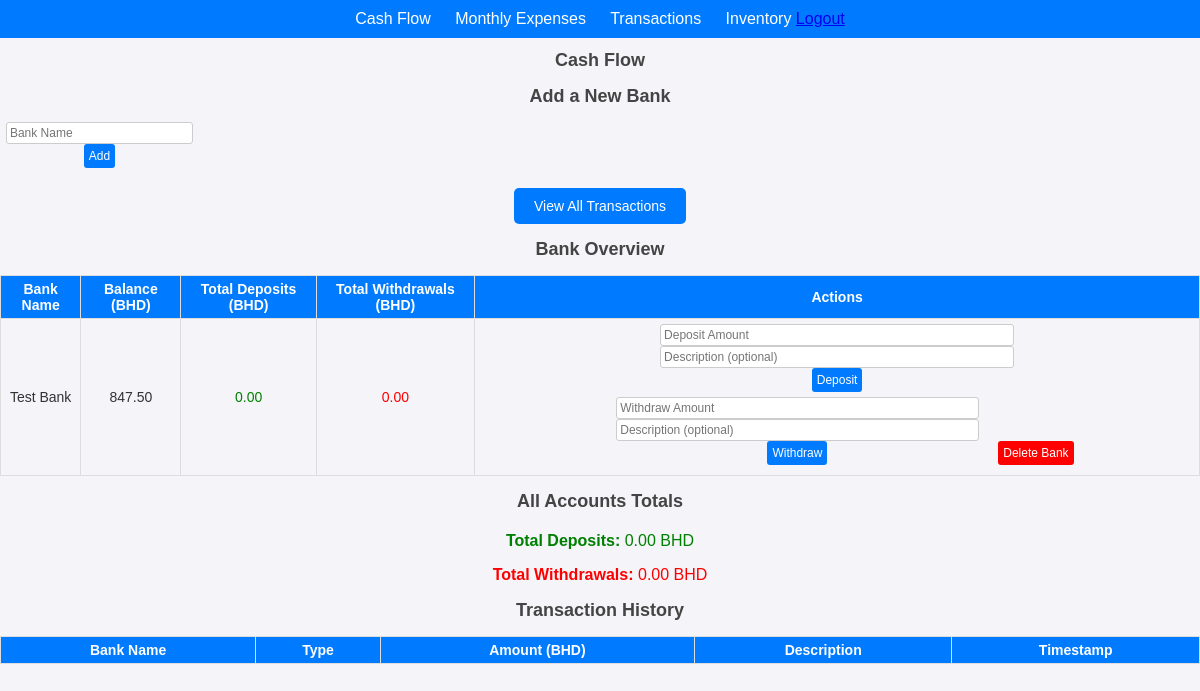
/cash_flow (signed in), run on the app's committed database.
### app.py (models this page shows)
class Bank(db.Model):
    id = db.Column(db.Integer, primary_key=True)
    name = db.Column(db.String(100), unique=True, nullable=False)
    balance = db.Column(db.Float, nullable=False, default=0.0)
    user_id = db.Column(db.Integer, db.ForeignKey('user.id'), nullable=False)
    transactions = db.relationship(
        "Transaction",
        backref="bank",
        cascade="all, delete-orphan",  # Enable cascade delete
        lazy=True
    )

### app.py (the view, shortened to what this page needs)
@app.route("/cash_flow", methods=["GET", "POST"])
def cash_flow():
    user_id = session.get("user_id")
    if not user_id:
        flash("You must be logged in to perform this action.", "error")
        return redirect(url_for("login"))
    banks = Bank.query.filter_by(user_id=user_id).all()
    transactions = Transaction.query.filter_by(user_id=user_id).order_by(
        Transaction.timestamp.desc()).all()
    transactions_with_bank_name = [
        {
            "bank_name": transaction.bank.name,
            "type": transaction.type,
            "amount": transaction.amount,
            "description": transaction.description,
            "timestamp": transaction.timestamp
        }
        for transaction in transactions
    ]
    bank_totals = {}
    total_deposits = sum(t.amount for t in transactions if t.type == "deposit")
    total_withdrawals = sum(
        t.amount for t in transactions if t.type == "withdraw")
    return render_template(
        "cash_flow.html",
        banks=banks,
        transactions=transactions_with_bank_name,
        total_deposits=total_deposits,
        total_withdrawals=total_withdrawals,
        bank_totals=bank_totals
    )

### app.py (called while the page is built)
@app.before_request
def require_login():
    allowed_routes = ["login", "signup",
                      "logout", "init_db", "set_default_bank"]
    if "user" not in session and request.endpoint not in allowed_routes:
        return redirect(url_for("login"))

### templates/cash_flow.html (shortened to what this page needs)
<!DOCTYPE html>
<html lang="en">
<head>
</head>
<body>
    <nav style="background-color: #007BFF; padding: 10px; text-align: center;">
        <a href="{{ url_for('cash_flow') }}" style="color: white; text-decoration: none; margin-right: 20px;">Cash
            Flow</a>
        <a href="{{ url_for('monthly_expenses') }}"
            style="color: white; text-decoration: none; margin-right: 20px;">Monthly Expenses</a>
        <a href="{{ url_for('transactions') }}"
            style="color: white; text-decoration: none; margin-right: 20px;">Transactions</a>
        <a href="{{ url_for('inventory_page') }}" style="color: white; text-decoration: none;">Inventory</a>
        <a href="{{ url_for('logout') }}" class="btn btn-danger">Logout</a>
    </nav>
    <h1>Cash Flow</h1>
    <h2>Add a New Bank</h2>
    <form method="POST" style="text-align: center;">
        <input type="text" name="new_bank_name" placeholder="Bank Name" required>
        <button type="submit">Add</button>
    </form>
    <div style="text-align: center; margin-top: 20px;">
        <a href="{{ url_for('transactions') }}">
            <button
                style="background-color: #007BFF; color: white; border: none; padding: 10px 20px; border-radius: 5px; cursor: pointer; font-size: 14px;">
                View All Transactions
            </button>
        </a>
    </div>
    <h2>Bank Overview</h2>
    <table>
        <thead>
            <tr>
                <th>Bank Name</th>
                <th>Balance (BHD)</th>
                <th>Total Deposits (BHD)</th>
                <th>Total Withdrawals (BHD)</th>
                <th>Actions</th>
            </tr>
        </thead>
        <tbody>
            {% for bank in banks %}
            <tr>
                <td>{{ bank.name }}</td>
                <td>{{ "%.2f" | format(bank.balance) }}</td>
                <td style="color: green;">{{ "%.2f" | format(bank_totals[bank.name].deposits) if bank.name in
                    bank_totals else "0.00" }}</td>
                <td style="color: red;">{{ "%.2f" | format(bank_totals[bank.name].withdrawals) if bank.name in
                    bank_totals else "0.00" }}</td>
                <td>
                    <form method="POST" style="margin-bottom: 5px;">
                        <input type="number" name="amount" placeholder="Deposit Amount" step="0.01" required>
                        <input type="text" name="description" placeholder="Description (optional)">
                        <button type="submit">Deposit</button>
                    </form>
                    <form method="POST" style="margin-bottom: 5px;">
                        <input type="number" name="amount" placeholder="Withdraw Amount" step="0.01" required>
                        <input type="text" name="description" placeholder="Description (optional)">
                        <button type="submit">Withdraw</button>
                    </form>
                    <form method="POST" style="margin-bottom: 5px;">
                        <button type="submit" style="background-color: red;">Delete Bank</button>
                    </form>
                </td>
            </tr>
            {% endfor %}
        </tbody>
    </table>
    <h2>All Accounts Totals</h2>
    <div style="text-align: center; margin-top: 20px;">
        <p style="color: green;"><strong>Total Deposits:</strong> {{ "%.2f" | format(total_deposits) }} BHD</p>
        <p style="color: red;"><strong>Total Withdrawals:</strong> {{ "%.2f" | format(total_withdrawals) }} BHD</p>
    </div>
    <h2>Transaction History</h2>
    <table>
        <thead>
            <tr>
                <th>Bank Name</th>
                <th>Type</th>
                <th>Amount (BHD)</th>
                <th>Description</th>
                <th>Timestamp</th>
            </tr>
        </thead>
    </table>
</body>
</html>

### templates/cash_flow.html (style rules this page uses)
body { font-family: Arial, sans-serif; margin: 0; padding: 0; background-color: #f4f4f9; color: #333; }
h1, h2 { text-align: center; color: #444; font-size: 18px; }
table { width: 100%; border-collapse: collapse; margin: 10px 0; font-size: 14px; }
th, td { border: 1px solid #ddd; padding: 5px; text-align: center; }
th { background-color: #007BFF; color: white; }
button { background-color: #007BFF; color: white; border: none; padding: 5px; border-radius: 3px; cursor: pointer; font-size: 12px; }
input[type="number"], input[type="text"], select { padding: 3px; font-size: 12px; border: 1px solid #ccc; border-radius: 3px; width: 90%; }
form { display: inline-block; }

### data on the page
Bank: name "Test Bank", balance "847.50", name "0.00"

### other printed values
{{ "%.2f" | format(total_deposits) }} "0.00"
{{ "%.2f" | format(total_withdrawals) }} "0.00"
